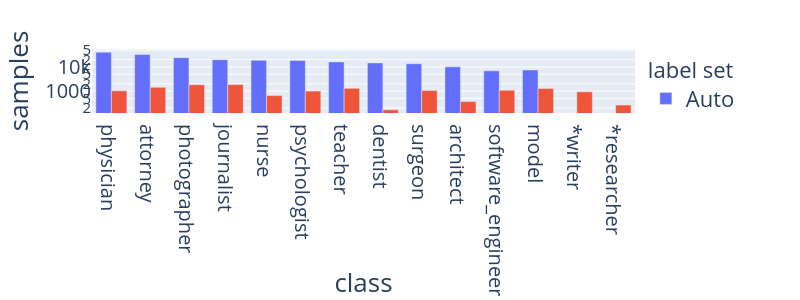

This figure's notebook cell:
### Code cell
import plotly.express as px

x = list(np.arange(len(reviewed_classes)))
x2 = list(np.arange(len(reviewed_plus_classes)))

data = {'x': reviewed_classes+reviewed_plus_classes,
      'y': samples_auto+samples_review,
      'c': ["Auto"]*len(x)+['Reviewed']*len(x2)
     }

fig = px.bar(data, x='x', y='y', color='c', barmode='group', labels=dict(x='class', y='samples', c='label set'), width=800, height=300) #title='Samples per Class'
fig.update_yaxes(type='log')
apply_font_sizes(fig)
fig.write_image("plots/samples.pdf", scale=1) 
fig.show()

### Figure 1 — Plotly figure (JSON) as saved in the notebook; plotly's stock layout.template omitted (floating-point values rounded to 4 significant figures)
{"data": [{"alignmentgroup": "True", "hovertemplate": "label set=Auto<br>class=%{x}<br>samples=%{y}<extra></extra>", "legendgroup": "Auto", "marker": {"color": "#636efa", "pattern": {"shape": ""}}, "name": "Auto", "offsetgroup": "Auto", "orientation": "v", "showlegend": true, "textposition": "auto", "type": "bar", "x": ["physician", "attorney", "photographer", "journalist", "nurse", "psychologist", "teacher", "dentist", "surgeon", "architect", "software_engineer", "model"], "xaxis": "x", "y": [41103, 32713, 24382, 20006, 19001, 18477, 16273, 14813, 13660, 10156, 6933, 7539], "yaxis": "y"}, {"alignmentgroup": "True", "hovertemplate": "label set=Reviewed<br>class=%{x}<br>samples=%{y}<extra></extra>", "legendgroup": "Reviewed", "marker": {"color": "#EF553B", "pattern": {"shape": ""}}, "name": "Reviewed", "offsetgroup": "Reviewed", "orientation": "v", "showlegend": true, "textposition": "auto", "type": "bar", "x": ["physician", "attorney", "photographer", "journalist", "nurse", "psychologist", "teacher", "dentist", "surgeon", "architect", "software_engineer", "model", "*writer", "*researcher"], "xaxis": "x", "y": [1020, 1437, 1823, 1855, 650, 998, 1304, 167, 1060, 367, 1083, 1284, 935, 262], "yaxis": "y"}], "layout": {"barmode": "group", "font": {"size": 22}, "height": 300, "legend": {"font": {"size": 22}, "title": {"font": {"size": 22}, "text": "label set"}, "tracegroupgap": 0}, "margin": {"t": 60}, "title": {"font": {"size": 30}}, "width": 800, "xaxis": {"anchor": "y", "domain": [0, 1], "tickfont": {"size": 20}, "title": {"font": {"size": 26}, "text": "class"}}, "yaxis": {"anchor": "x", "domain": [0, 1], "tickfont": {"size": 20}, "title": {"font": {"size": 26}, "text": "samples"}, "type": "log"}}}
